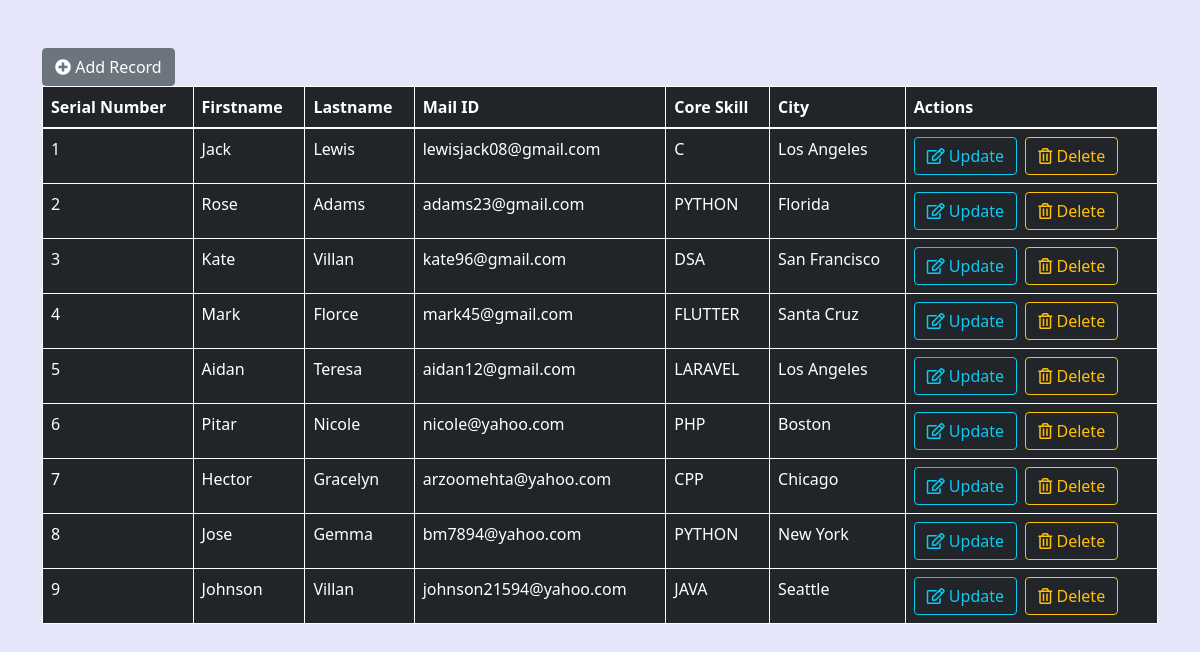
The page / on the database its author committed.
### tables this page shows
CREATE TABLE `students` (
  `id` int(8) NOT NULL,
  `firstname` varchar(30) NOT NULL,
  `lastname` varchar(30) NOT NULL,
  `email` varchar(70) NOT NULL,
  `coreskill` varchar(30) NOT NULL,
  `city` varchar(20) NOT NULL
);

### index.php (the view, shortened to what this page needs)
<!DOCTYPE html>
<html lang="en">
<head>
    <link rel="stylesheet" href="https://cdnjs.cloudflare.com/ajax/libs/font-awesome/5.15.4/css/all.min.css" />
    <link href="https://cdn.jsdelivr.net/npm/bootstrap@5.1.3/dist/css/bootstrap.min.css" rel="stylesheet">
</head>
<body >
    <div class="container mt-5">
        <a href="create.php" class="btn btn-secondary"><i class="fas fa-plus-circle"></i> Add Record</a>
        <table class="table table-dark">
            <thead>
                <tr class="active-row">
                    <th>Serial Number</th>
                    <th>Firstname</th>
                    <th>Lastname</th>
                    <th>Mail ID</th>
                    <th>Core Skill</th>
                    <th>City</th>
                    <th>Actions</th>
                </tr>
            </thead>
            <tbody>
                <?php
                include 'db_connection.php';
                $sql = "SELECT * FROM students";
                $result = mysqli_query($conn, $sql);
                $records = mysqli_num_rows($result);
                if ($records > 0) {
                    $row = mysqli_fetch_all($result, MYSQLI_ASSOC);
                    $count = 1;
                    foreach ($row as $row) { ?>
                        <tr>
                            <td><?= $count++; ?></td>
                            <td class="text-capitalize"><?= $row["firstname"]; ?></td>
                            <td class="text-capitalize"><?= $row["lastname"]; ?></td>
                            <td><?= $row["email"]; ?></td>
                            <td class="text-uppercase"><?= $row["coreskill"]; ?></td>
                            <td class="text-capitalize"><?= $row["city"]; ?></td>
                            <td>
                                <a href="update.php?id=<?= $row['id']; ?>" class="btn btn-outline-info"><i class="far fa-edit"></i> Update</a>&nbsp;
                                <a href="delete.php?id=<?= $row["id"]; ?>" class="btn btn-outline-warning" onclick="return checkDelete();"><i class="far fa-trash-alt"></i> Delete</a>
                            </td>
                        </tr>
                <?php
                    }
                }
                ?>
            </tbody>
        </table>
    </div>
</body>
</html>

### index.php (style rules this page uses)
body { background-color: #E6E6FA; }
table, th, td { border: 1px solid; }
th, td { background-color: #96D4D4; }

### rows shown on the page
students: firstname "Jack", lastname "Lewis", email "lewisjack08@gmail.com", coreskill "C", city "Los Angeles"
students: firstname "Rose", lastname "Adams", email "adams23@gmail.com", coreskill "PYTHON", city "Florida"
students: firstname "Kate", lastname "Villan", email "kate96@gmail.com", coreskill "DSA", city "San Francisco"
students: firstname "Mark", lastname "Florce", email "mark45@gmail.com", coreskill "FLUTTER", city "Santa Cruz"
students: firstname "Aidan", lastname "Teresa", email "aidan12@gmail.com", coreskill "LARAVEL", city "Los Angeles"
students: firstname "Pitar", lastname "Nicole", email "nicole@yahoo.com", coreskill "PHP", city "Boston"
students: firstname "Hector", lastname "Gracelyn", email "arzoomehta@yahoo.com", coreskill "CPP", city "Chicago"
students: firstname "Jose", lastname "Gemma", email "bm7894@yahoo.com", coreskill "PYTHON", city "New York"
students: firstname "Johnson", lastname "Villan", email "johnson21594@yahoo.com", coreskill "JAVA", city "Seattle"
